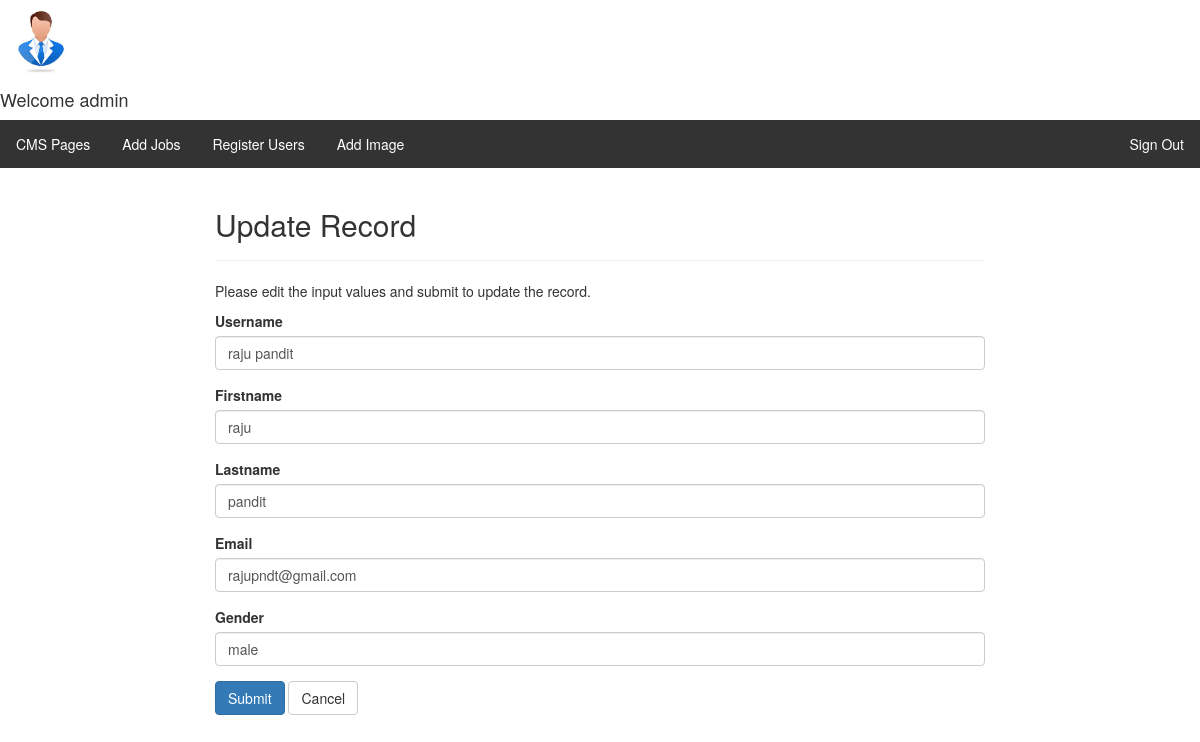
Screenshot of /admin/update.php?id=1 (signed in) with the database file from the repository.
### tables this page shows
CREATE TABLE `registered_users` (
  `id` int(8) NOT NULL,
  `user_name` varchar(255) NOT NULL,
  `first_name` varchar(255) NOT NULL,
  `last_name` varchar(255) NOT NULL,
  `password` varchar(25) NOT NULL,
  `email` varchar(55) NOT NULL,
  `gender` varchar(20) NOT NULL,
  `addresume` varchar(500) NOT NULL,
  `applyjob` varchar(500) NOT NULL,
  `addskill` varchar(500) NOT NULL
);

### admin/include/session.php (called while the page is built, shortened)
<?php
   include('include\config.php');
   $user_check = $_SESSION['admin_user'];
   $ses_sql = mysqli_query($con,"select admin_user from admin where admin_user = '$user_check' ");
   $row = mysqli_fetch_array($ses_sql,MYSQLI_ASSOC);
   $login_session = $row['admin_user'];
?>

### admin/update.php (the view, shortened to what this page needs)
<?php
include("include\session.php");
require_once "include\config.php";
$username = $firstname = $lastname = $email = $gender = "";
$username_err = $firstname_err = $lastname_err = $email_err = $gender_err = "";
if(isset($_POST["id"]) && !empty($_POST["id"])){
    $id = $_POST["id"];
    $input_username = trim($_POST["username"]);
    if(empty($input_username)){
        $username_err = "Please enter a username.";
    } else{
        $username = $input_username;
    }
    $input_firstname = trim($_POST["firstname"]);
    if(empty($input_firstname)){
        $firstname_err = "Please enter an firstname.";
    } else{
        $firstname = $input_firstname;
    }
    $input_lastname = trim($_POST["lastname"]);
    if(empty($input_lastname)){
        $lastname_err = "Please enter an lastname.";
    } else{
        $lastname = $input_lastname;
    }
    $input_email = trim($_POST["email"]);
    if(empty($input_lastname)){
        $email_err = "Please enter an email.";
    } else{
        $email = $input_email;
    }
    $input_gender = trim($_POST["gender"]);
    if(empty($input_gender)){
        $gender_err = "Please enter an gender.";
    } else{
        $gender = $input_gender;
    }
    if(empty($username_err) && empty($firstname_err) && empty($lastname_err) && empty($email_err) && empty($gender_err)){
        $sql = "UPDATE registered_users SET user_name=?, first_name=?, last_name=?, email=?, gender=? WHERE id=?";
        if($stmt = mysqli_prepare($con, $sql)){
            mysqli_stmt_bind_param($stmt, "sssssi", $param_username, $param_firstname, $param_lastname , $param_email, $param_gender,$param_id);
            $param_username = $username;
            $param_firstname = $firstname;
            $param_lastname = $lastname;
            $param_email = $email;
            $param_gender = $gender;
            $param_id = $id;
            if(mysqli_stmt_execute($stmt)){
                header("location:registeruser.php");
                exit();
            } else{
                echo "Something went wrong. Please try again later.";
            }
        }else{
        	echo "Something's wrong with the query: " . mysqli_error($con);
        }
       		 mysqli_stmt_close($stmt);
    }
    mysqli_close($con);
} else{
    if(isset($_GET["id"]) && !empty(trim($_GET["id"]))){
        $sql = "SELECT * FROM registered_users WHERE id = ?";
        if($stmt = mysqli_prepare($con, $sql)){
            mysqli_stmt_bind_param($stmt, "i", $param_id);
            if(mysqli_stmt_execute($stmt)){
                $result = mysqli_stmt_get_result($stmt);
                if(mysqli_num_rows($result) == 1){
                    $row = mysqli_fetch_array($result, MYSQLI_ASSOC);
                    $username = $row["user_name"];
                    $firstname = $row["first_name"];
                    $lastname = $row["last_name"];
                    $email = $row["email"];
                    $gender = $row["gender"];
                } else{
                    header("location: error.php");
                    exit();
                }
            } else{
                echo "Oops! Something went wrong. Please try again later.";
            }
        }
    }  else{
        header("location: error.php");
        exit();
    }
}
?>
<!DOCTYPE html>
<html lang="en">
<head>
     <link rel="stylesheet" href="asset\css\adminhome.css">
    <link rel="stylesheet" href="https://maxcdn.bootstrapcdn.com/bootstrap/3.3.7/css/bootstrap.css">
</head>
<body>
	 <div class="imgcontainer">
		    	<img width ="80px" src="asset\image\avtarimage.jpg" alt="Avatar" class="avatar"><h4>Welcome <?php echo $login_session; ?></h4>
		  	</div>
      <?php include("header.php"); ?>
    <div class="wrapper">
        <div class="wrapper">
        <div class="container-fluid">
            <div class="row">
                <div class="col-md-12">
                    <div class="page-header">
                        <h2>Update Record</h2>
                    </div>
                    <p>Please edit the input values and submit to update the record.</p>
                    <form action="<?php echo htmlspecialchars(basename($_SERVER['REQUEST_URI'])); ?>" method="post">
                        <div class="form-group <?php echo (!empty($username_err)) ? 'has-error' : ''; ?>">
                            <label>Username</label>
                            <input type="text" name="username" class="form-control" value="<?php echo $username; ?>">
                        </div>
                        <div class="form-group <?php echo (!empty($firstname_err)) ? 'has-error' : ''; ?>">
                            <label>Firstname</label>
                            <input type="text" name="firstname" class="form-control" value="<?php echo $firstname; ?>">
                        </div>
                        <div class="form-group <?php echo (!empty($lastname_err)) ? 'has-error' : ''; ?>">
                            <label>Lastname</label>
                            <input type="text" name="lastname" class="form-control" value="<?php echo $lastname; ?>">
                        </div>
                        <div class="form-group <?php echo (!empty($email_err)) ? 'has-error' : ''; ?>">
                            <label>Email</label>
                            <input type="text" name="email" class="form-control" value="<?php echo $email; ?>">
                        </div>
                        <div class="form-group <?php echo (!empty($gender_err)) ? 'has-error' : ''; ?>">
                            <label>Gender</label>
                            <input type="text" name="gender" class="form-control" value="<?php echo $gender; ?>">
                        </div>
                        <input type="submit" class="btn btn-primary" value="Submit">
                        <a href="registeruser.php" class="btn btn-default">Cancel</a>
                    </form>
                </div>
            </div>
        </div>
    </div>
    </div>
</body>
</html>

### admin/update.php (style rules this page uses)
.wrapper { width: 800px; margin: 0 auto; }

### rows the page displays
registered_users: username "raju pandit", firstname "raju", lastname "pandit", email "rajupndt@gmail.com", gender "male"

### other values shown
$login_session "admin"
